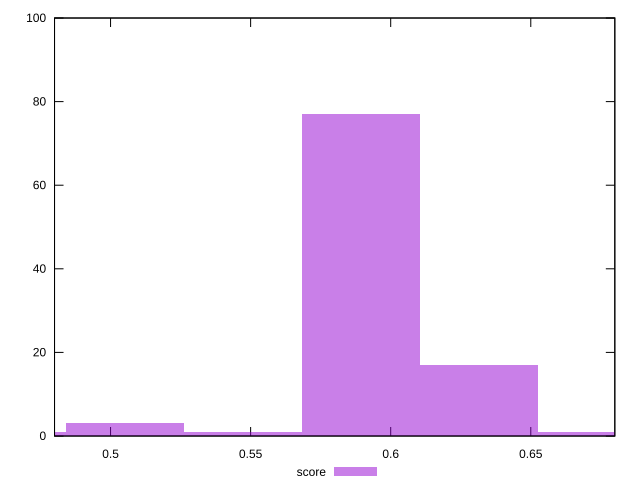

This figure's gnuplot source:
reset

$score <<EOF
0.5895153455552153 77
0.631623584523445 17
0.505298867618756 3
0.6737318234916747 1
0.5474071065869857 1
0.46319062865052635 1
EOF

set key outside below
set boxwidth 0.04210823896822967
set xrange [0.48:0.68]
set yrange [0:100]
set trange [0:100]
set style fill transparent solid 0.5 noborder
set terminal svg size 640, 490 enhanced background rgb 'white'
set output "report_00012_2021-02-09T11:01:39.952Z/uses-http2/samples/pages+cached+noadtech+nomedia/score/histogram.svg"

plot $score title "score" with boxes

reset
